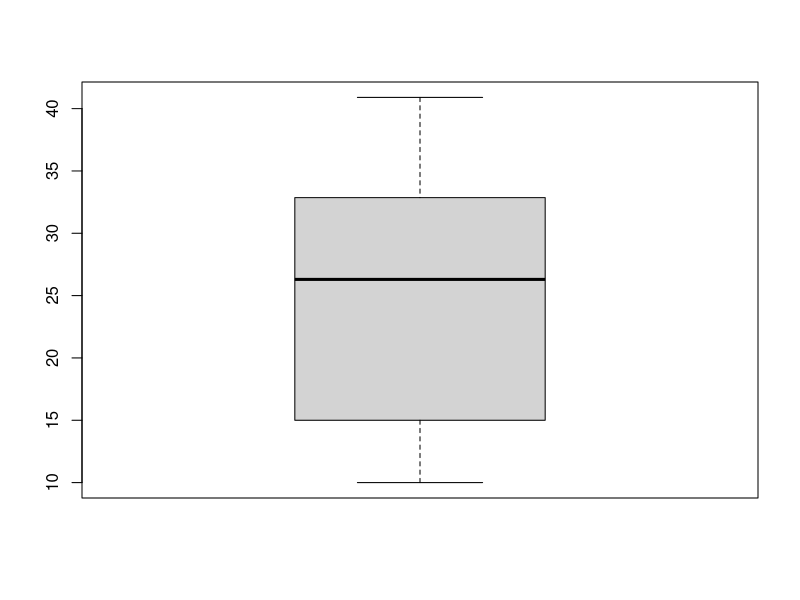
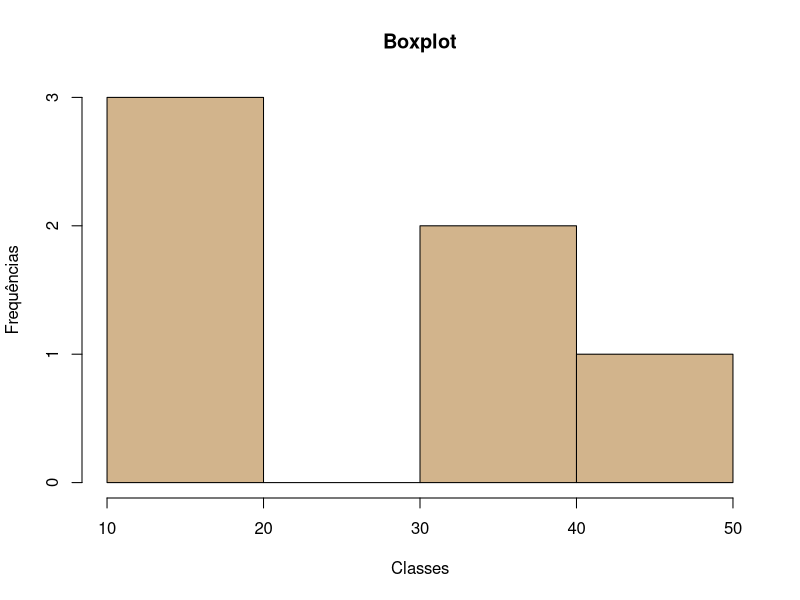
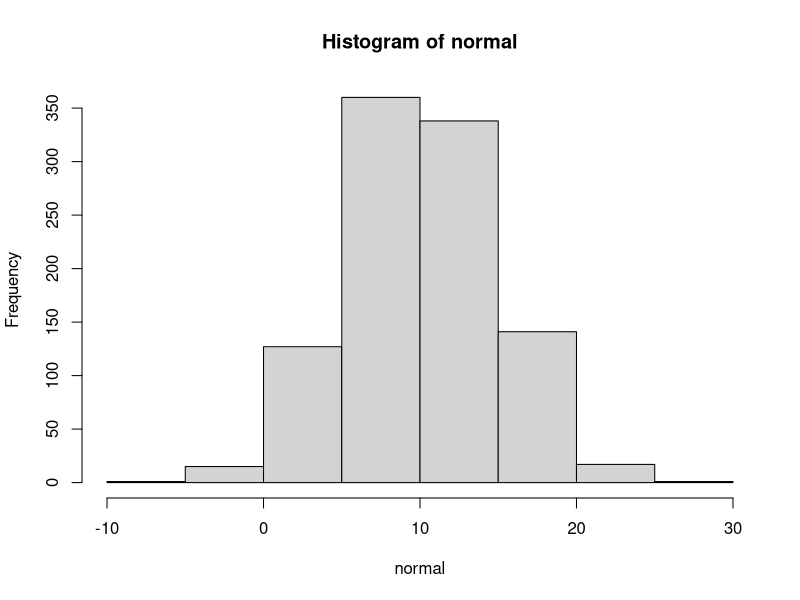

These figures' R source, in order:
## ---- chunk 1
# Soma
2+2

# Subtração
4-2

# Multiplicação
2*3

# Divisão
4/2

# Exponenciação
2^3
## ---- chunk 2
#| code-fold: true
((2+3*5)/10)^2
## ---- chunk 3
# Raiz quadrada
sqrt(x=9)

# Combinação de 10 elementos tomados 2 a 2
choose(n=10, k=2)

# e^x
exp(2)

# Logarítmo natural
log(1)
## ---- chunk 4
#| code-fold: true
sqrt(log(x = 10))
## ---- chunk 5
# Criar o objeto x
x <- 2

# Imprimir o objeto x
x

# Operações com o objeto x
x^2
x+x

# Apagar o objeto x
rm(x)

# Criar o vetor y
y <- c(2, 5, 10, 11.3, 12)

# Imprimir o vetor y
y

# Elevar o vetor y ao quadrado
y^2

# Apagar o vetor y
rm(y)

# Criar o vetor 'notas'
notas <- c(60, 50, 20, 50, 90)

# Ordenar o vetor 'notas'
notas <- sort(notas)

# Imprimir o vetor 'notas'
notas
## ---- chunk 6
#| code-fold: true
dados <- c(5, 7, 12.7, 13, 15)
sum(dados^2)
## ---- chunk 7
# Igualdade
2 == 2
2 == 5
"a" == "a"
"a" == 'A'

# Maior
2 > 3
2 >= 3

# Menor
2 < 4
2 <= 1
c(1,2,2,4,7,10) < 7
## ---- chunk 8
# Importar o arquivo 'notas.csv'
dados <- read.csv2(file = "data/notas.csv", header = TRUE)
## ---- chunk 9
# Estrutura do objeto
str(dados)

# Listar os nomes das variáveis
names(dados)

# Imprimir as seis primeiras linhas
head(dados)

# Imprimir as seis últimas linhas
tail(dados)
## ---- chunk 10
dados$nota 
## ---- chunk 11
#| code-fold: true
dados <- read.csv2(file = "data/notas.csv", header = TRUE)
str(dados)
## ---- chunk 12
# Importar o arquivo 'notas.csv'
dados <- read.csv2(file = "data/notas.csv", header = TRUE)

# Média
mean(dados$nota)

# Mediana
median(dados$nota)

# Variância
var(dados$nota)

# Desvio padrão
sd(dados$nota)

# Valor máximo
max(dados$nota)

# Valor mínimo
min(dados$nota)

# Amplitude
range(dados$nota)

# Coeficiente de variação
sd(dados$nota)/mean(dados$nota)

# Quartis
quantile(dados$nota)

# Sumário
summary(dados$nota)

# Boxplot
boxplot(dados$nota)

# Histograma
hist(dados$nota, main = "Boxplot", xlab = "Classes", ylab = "Frequências", col = "tan")
## ---- chunk 13
#| code-fold: true
normal <- rnorm(1000, mean = 10, sd = 5)
mean(normal)
sd(normal)

hist(normal)
